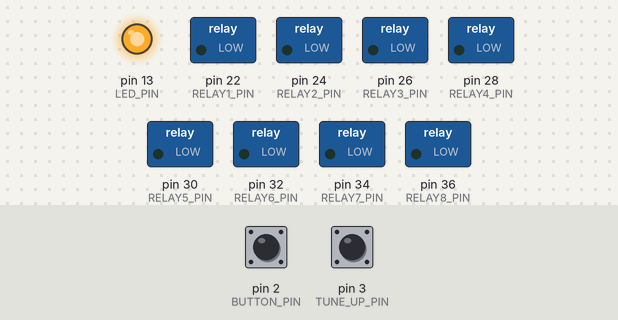
The sketch below on a simulated Arduino Mega 2560, built with avr-gcc and run on an emulated ATmega2560. Parts: switched loads named in the sketch (green lamp = pin HIGH), output pins drawn as LEDs (lit = HIGH). The inputs (shaded band) are chosen by the test bench; at power-on: pin 2 (BUTTON_PIN) HIGH, pin 3 (TUNE_UP_PIN) HIGH. What the sketch prints to the serial monitor is not drawn.

Above: at 0.1 s.
At 1.1 s:
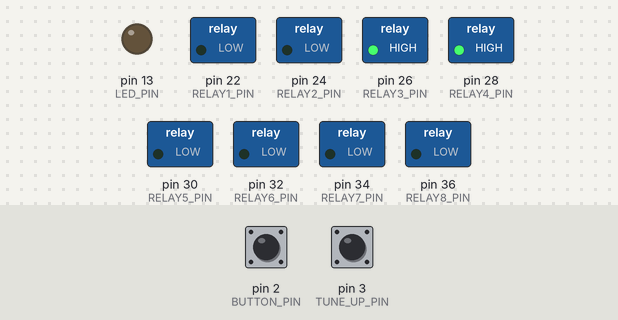
At 8.3 s:
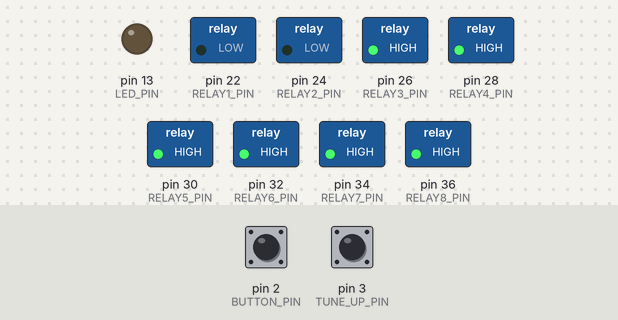
At 16.7 s:
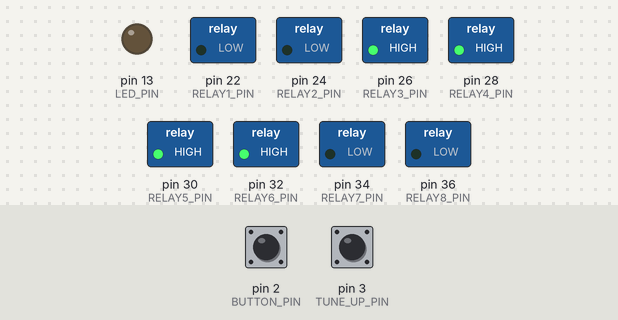
At 30.0 s:
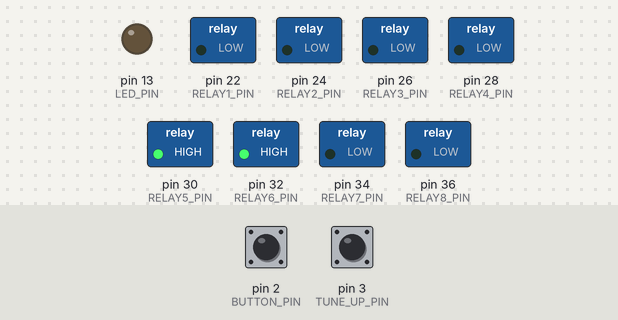
At 33.4 s:
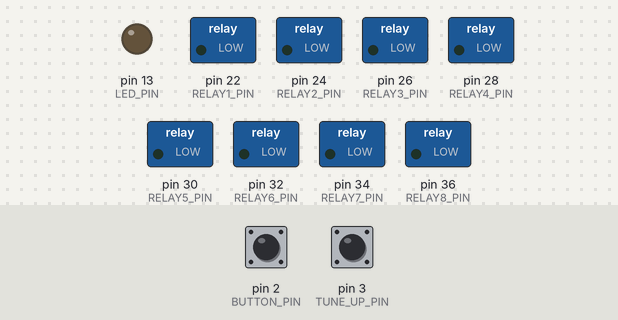
Timing chart, 0 to 34.9 s (numbered marks = the images above):
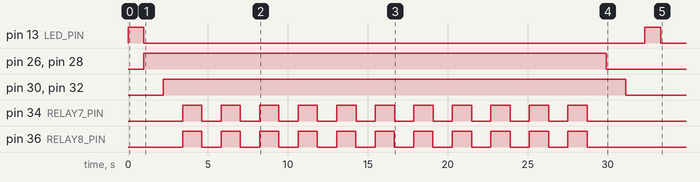

The sketch:

RTUNEPNO.ino
```cpp
//Relay shield for testing CLP-650 keyboard matrix
//To tune piano to A=432Hz
//Press A-1 and A#-1 simultaneously and hold them down
//Press A3 down and up 11 times (use tuner to verify pitch is changing)
//Release A-1 and A#-1

const int HOLD_TIME_MS = 200; //how long relay stays closed - tune this
const int GAP_USEC = 5000; // microsec between relay triggers
const int DLY_TIME = 1000; // delay between keypresses

//Piano key scanner requires 2 switches activated quickly for each key in order to detect velocity

const int BUTTON_PIN = 2;
const int TUNE_UP_PIN = 3;

const int LED_PIN = 13;

const int RELAY1_PIN = 22; // B
const int RELAY2_PIN = 24; // B
const int RELAY3_PIN = 26; // A-1 first switch
const int RELAY4_PIN = 28; // A-1 second switch
const int RELAY5_PIN = 30; // A#-1 first switch
const int RELAY6_PIN = 32; // A#-1 second switch
const int RELAY7_PIN = 34; // A3 first switch
const int RELAY8_PIN = 36; // A3 second switch

const int RELAY_ON = HIGH;
const int RELAY_OFF = LOW;

void setup() {
  // put your setup code here, to run once:
  pinMode(BUTTON_PIN, INPUT_PULLUP);
  pinMode(TUNE_UP_PIN, INPUT_PULLUP);

  pinMode(LED_PIN, OUTPUT);
  digitalWrite (LED_PIN, HIGH);

  pinMode(RELAY1_PIN, OUTPUT);
  pinMode(RELAY2_PIN, OUTPUT);
  pinMode(RELAY3_PIN, OUTPUT);
  pinMode(RELAY4_PIN, OUTPUT);
  pinMode(RELAY5_PIN, OUTPUT);
  pinMode(RELAY6_PIN, OUTPUT);
  pinMode(RELAY7_PIN, OUTPUT);
  pinMode(RELAY8_PIN, OUTPUT);

  digitalWrite (RELAY1_PIN, RELAY_OFF);
  digitalWrite (RELAY2_PIN, RELAY_OFF);
  digitalWrite (RELAY3_PIN, RELAY_OFF);
  digitalWrite (RELAY4_PIN, RELAY_OFF);
  digitalWrite (RELAY5_PIN, RELAY_OFF);
  digitalWrite (RELAY6_PIN, RELAY_OFF);
  digitalWrite (RELAY7_PIN, RELAY_OFF);
  digitalWrite (RELAY8_PIN, RELAY_OFF);

  Serial.begin(9600);
  Serial1.begin(31250);
  Serial.println("Tuning piano to A432");

  delay(DLY_TIME);

  digitalWrite (LED_PIN, LOW);

  int buttonState = digitalRead (BUTTON_PIN);
  if (buttonState == HIGH) // skip tuning if button is pressed
  {
    int tuneUpState = digitalRead(TUNE_UP_PIN);

    keyDown (RELAY3_PIN, RELAY4_PIN, GAP_USEC);
    delay(DLY_TIME);

    int presses = 11;
    if (tuneUpState == LOW)
    {
      keyDown (RELAY1_PIN, RELAY2_PIN, GAP_USEC);
      presses = 5;
    }
    else
    {
      keyDown (RELAY5_PIN, RELAY6_PIN, GAP_USEC);
    }
    delay(DLY_TIME);

    for (int i=0; i<presses; i++)
    {
      keyDown (RELAY7_PIN, RELAY8_PIN, GAP_USEC);
      delay(DLY_TIME);
      keyUp (RELAY7_PIN, RELAY8_PIN, GAP_USEC);
      delay(DLY_TIME);
    }

    keyUp (RELAY3_PIN, RELAY4_PIN, GAP_USEC);
    delay(DLY_TIME);
    if (tuneUpState == LOW)
    {
      keyUp (RELAY1_PIN, RELAY2_PIN, GAP_USEC);
    }
    else
    {
      keyUp (RELAY5_PIN, RELAY6_PIN, GAP_USEC);
    }
    delay(DLY_TIME);
  }
  else
  {
    while (buttonState == LOW) // wait for button release before entering loop
    {
      buttonState = digitalRead (BUTTON_PIN);
    }
    delay(100); // debounce
  }
  digitalWrite (LED_PIN, HIGH);
  delay(1000);
  digitalWrite (LED_PIN, LOW);
}

void keyDown (int pinA, int pinB, unsigned long gapMicros)
{
  unsigned long t0 = micros();
  digitalWrite (pinA, RELAY_ON);

  while ( micros() - t0 < gapMicros ) {
    // wait short interval
  }
  digitalWrite (pinB, RELAY_ON);

  delay(HOLD_TIME_MS);
}

void keyUp (int pinA, int pinB, unsigned long gapMicros)
{
  unsigned long  t0 = micros();
  digitalWrite (pinB, RELAY_OFF);
  while ( micros() - t0 < gapMicros ) {
    // wait short interval
  }
  digitalWrite (pinA, RELAY_OFF);
  delay(HOLD_TIME_MS);
}

void midiout(int cmd, int pitch, int velocity) {
  Serial1.write(cmd);
  Serial1.write(pitch);
  Serial1.write(velocity);
}

void loop() {
  // put your main code here, to run repeatedly:

  int buttonState = digitalRead (BUTTON_PIN);
  while (buttonState == HIGH)
  {
    buttonState = digitalRead (BUTTON_PIN);
  }
  digitalWrite (LED_PIN, HIGH);
  midiout(0xB0, 0x43, 0x7f);  // soft pedal
  while (buttonState == LOW)
  {
    buttonState = digitalRead (BUTTON_PIN);
  }
  digitalWrite (LED_PIN, LOW);
  midiout(0xB0, 0x43, 0x00);
  delay(100); // debounce
}
```
